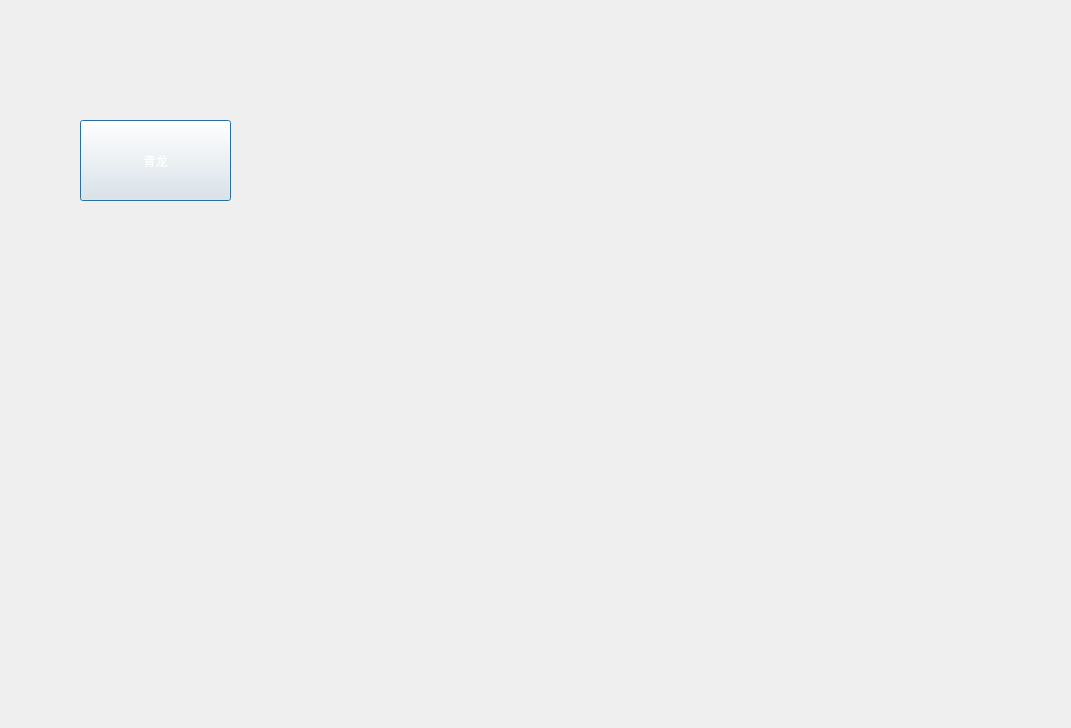
<?xml version="1.0" encoding="UTF-8"?>
<ui version="4.0">
 <class>Qinglongtan</class>
 <widget class="QDialog" name="Qinglongtan">
  <property name="geometry">
   <rect>
    <x>0</x>
    <y>0</y>
    <width>1071</width>
    <height>728</height>
   </rect>
  </property>
  <property name="sizePolicy">
   <sizepolicy hsizetype="Fixed" vsizetype="Fixed">
    <horstretch>0</horstretch>
    <verstretch>0</verstretch>
   </sizepolicy>
  </property>
  <property name="minimumSize">
   <size>
    <width>1071</width>
    <height>728</height>
   </size>
  </property>
  <property name="maximumSize">
   <size>
    <width>1071</width>
    <height>728</height>
   </size>
  </property>
  <property name="windowTitle">
   <string>无涯</string>
  </property>
  <property name="windowIcon">
   <iconset resource="Menu.qrc">
    <normaloff>:/icon/Resources/无涯.png</normaloff>:/icon/Resources/无涯.png</iconset>
  </property>
  <property name="styleSheet">
   <string notr="true">border-image: url(:/image/Resources/qinglongtan.png);</string>
  </property>
  <widget class="QPushButton" name="btnQL">
   <property name="geometry">
    <rect>
     <x>80</x>
     <y>120</y>
     <width>151</width>
     <height>81</height>
    </rect>
   </property>
   <property name="styleSheet">
    <string notr="true">border-image: url(:/other/Resources/透明背景.png);
border-image: url(:/other/Resources/边框2.png);
color: rgb(255, 255, 255);
font: 30pt &quot;隶书&quot;;</string>
   </property>
   <property name="text">
    <string>青龙</string>
   </property>
  </widget>
  <widget class="QLabel" name="lblText">
   <property name="geometry">
    <rect>
     <x>30</x>
     <y>490</y>
     <width>1001</width>
     <height>231</height>
    </rect>
   </property>
   <property name="styleSheet">
    <string notr="true">border-image: url(:/other/Resources/透明背景.png);
color: rgb(255, 255, 255);
font: 16pt &quot;隶书&quot;;</string>
   </property>
   <property name="text">
    <string/>
   </property>
   <property name="alignment">
    <set>Qt::AlignLeading|Qt::AlignLeft|Qt::AlignTop</set>
   </property>
   <property name="wordWrap">
    <bool>true</bool>
   </property>
  </widget>
 </widget>
 <layoutdefault spacing="6" margin="11"/>
 <resources>
  <include location="Menu.qrc"/>
 </resources>
 <connections/>
</ui>
